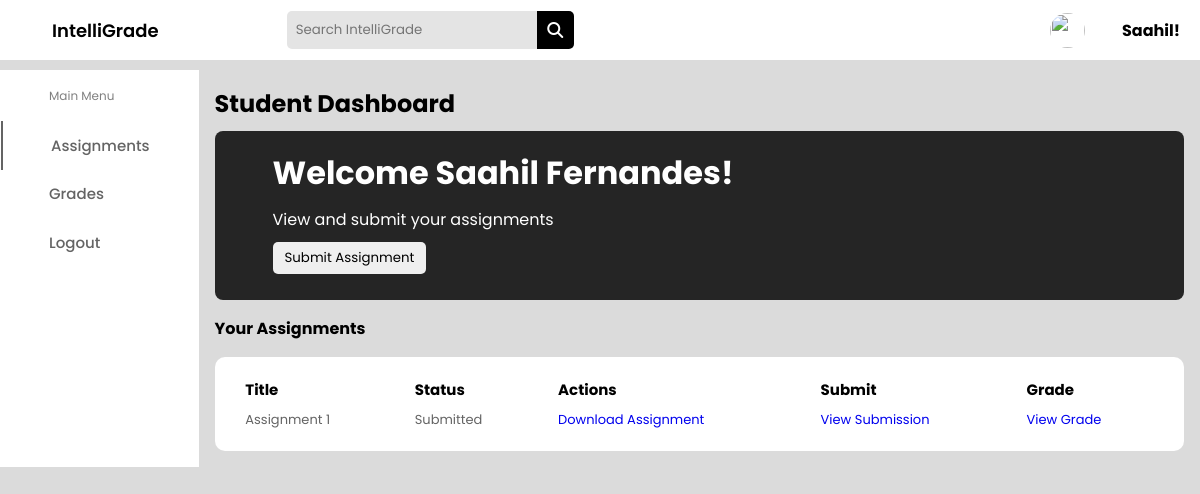
Page /dashboard/ (signed in) on the committed database.
### students/models.py (models this page shows, shortened)
class StudentProfile(models.Model):
    user = models.OneToOneField(User, on_delete=models.CASCADE)
    first_name = models.CharField(max_length=30)
    last_name = models.CharField(max_length=30)
    birth_date = models.DateField()
    phone = models.CharField(max_length=20)
    forget_password_token = models.CharField(max_length=100)
    created_at = models.DateTimeField(auto_now_add=True)
    teacher = models.ForeignKey(TeacherProfile, on_delete=models.CASCADE)

### teachers/models.py (models this page shows, shortened)
class TestAssignment(models.Model):
    assignment_id = models.AutoField(primary_key=True)
    teacher = models.ForeignKey(TeacherProfile, on_delete=models.CASCADE, related_name='assigned_tests')
    title = models.CharField(max_length=100)
    description = models.TextField()
    qfile=models.FileField(upload_to=qfile_path)
    file = models.FileField(upload_to=user_directory_path)
    deadline = models.DateTimeField()

### students/views.py (the view)
# urls.py: path('dashboard/', student_dashboard, name='student_dashboard'),
def student_dashboard(request):
    student = get_object_or_404(StudentProfile, user=request.user)
    assignments = TestAssignment.objects.filter(teacher=student.teacher)
    submissions = StudentSubmission.objects.filter(student=request.user)
    submitted_assignments = []
    not_submitted_assignments = []
    for submission in submissions:
        if submission.submitted:
            submitted_assignments.append(submission.test_assignment.assignment_id)
        else:
            not_submitted_assignments.append(submission.test_assignment.assignment_id)
    assessments_with_grades = {}
    for assignment_id in submitted_assignments:
        assessments = Assessment.objects.filter(teacher_assignment_file_id=assignment_id, grade__gt=0.0)
        if assessments.exists():
            assessments_with_grades[assignment_id] = assessments.first().grade
    context = {
        'student': student,
        'assignments': assignments,
        'submitted_assignments': submitted_assignments,
        'not_submitted_assignments': not_submitted_assignments,
        'assessments_with_grades': assessments_with_grades
    }
    return render(request, 'student_dashboard.html', context)

### students/templates/student_dashboard.html (shortened to what this page needs)
<!DOCTYPE html>
<html lang="en">
<head>
    <link rel="stylesheet" href="https://cdnjs.cloudflare.com/ajax/libs/font-awesome/6.2.0/css/all.min.css" />
</head>
<body>
    <header class="header">
        <div class="logo">
            <a href="#">IntelliGrade</a>
            <div class="search_box">
                <input type="text" placeholder="Search IntelliGrade">
                <i class="fa-sharp fa-solid fa-magnifying-glass"></i>
            </div>
        </div>
        <div class="header-icons">
            <div class="account">
                <img src="./pic/img.jpg" alt="">
                <h4>{% if student %}{{ student.first_name|default:"" }}{% endif %}!</h4>
            </div>
        </div>
    </header>
    <div class="container">
        <nav>
            <div class="side_navbar">
                <span>Main Menu</span>
                <a href="/dashboard" class="active">Assignments</a>
                <a href="/my_gradings">Grades</a>
                <a href="{% url 'student_logout' %}">Logout</a>
            </div>
        </nav>
        <div class="main-body">
            <h2>Student Dashboard</h2>
            <div class="promo_card">
                <h1>Welcome {% if student %}{{ student.first_name|default:"" }} {{ student.last_name|default:"" }}{% endif %}!</h1>
                <span>View and submit your assignments</span>
                <button>Submit Assignment</button>
            </div>
            <div class="history_lists">
                <div class="list1">
                    <div class="row">
                        <h4>Your Assignments</h4>
                    </div>
                    <table>
                        <thead>
                            <tr>
                                <th>Title</th>
                                <th>Status</th>
                                <th>Actions</th>
                                <th>Submit</th>
                                <th>Grade</th>
                            </tr>
                        </thead>
                        <tbody>
                            {% for assignment in assignments %}
                            <tr>
                                <td>{{ assignment.title }}</td>
                                <td>
                                    {% if assignment.assignment_id in submitted_assignments %}
                                        <span>Submitted</span>
                                    {% else %}
                                        <span>Not Submitted</span>
                                    {% endif %}
                                </td>
                                <td><a href="{% url 'assignment_download' assignment.qfile %}" target="_blank">Download Assignment</a></td>
                                <td>
                                    {% if assignment.assignment_id in submitted_assignments %}
                                    <a href="{% url 'view_submission' assignment.assignment_id %}" target="_blank">View Submission</a>
                                {% else %}
                                    <a href="{% url 'submit_assignment' assignment.assignment_id %}">Submit Assignment</a>
                                {% endif %}
                                </td>
                                <td>
                                    {% if assignment.assignment_id in submitted_assignments %}
                                        {% if assignment.assignment_id in assessments_with_grades %}
                                            <a href="#" target="_blank">View Grade {{ assessments_with_grades.assignment_id. }}</a>
                                        {% else %}
                                            N/A
                                        {% endif %}
                                    {% else %}
                                        N/A
                                    {% endif %}
                                </td>
                            </tr>
                            {% endfor %}
                        </tbody>
                    </table>
                </div>
            </div>
        </div>
    </body>
</html>

### students/templates/student_dashboard.html (style rules this page uses)
* { margin: 0; padding: 0; border: none; outline: none; text-decoration: none; box-sizing: border-box; font-family: "Poppins", sans-serif; }
body { background: rgb(219, 219, 219); }
.header { display: flex; align-items: center; justify-content: space-between; height: 60px; padding: 20px; background: #fff; }
.list1 { width: 100%; }
.logo { display: flex; align-items: center; }
.logo a { color: #000; font-size: 18px; font-weight: 600; margin: 2rem 8rem 2rem 2rem; }
.search_box { display: flex; align-items: center; }
.search_box input { padding: 9px; width: 250px; background: rgb(228, 228, 228); border-top-left-radius: 5px; border-bottom-left-radius: 5px; }
.search_box i { padding: 0.66rem; cursor: pointer; color: #fff; background: #000; border-top-right-radius: 5px; border-bottom-right-radius: 5px; }
.header-icons { display: flex; align-items: center; }
.header-icons .account { width: 130px; display: flex; align-items: center; justify-content: space-between; }
.header-icons .account img { width: 35px; height: 35px; cursor: pointer; border-radius: 50%; }
.container { margin-top: 10px; display: flex; justify-content: space-between; }
nav { background: #fff; }
.side_navbar { padding: 1px; display: flex; flex-direction: column; }
.side_navbar span { color: gray; margin: 1rem 3rem; font-size: 12px; }
.side_navbar a { width: 100%; padding: 0.8rem 3rem; font-weight: 500; font-size: 15px; color: rgb(100, 100, 100); }
.side_navbar .active { border-left: 2px solid rgb(100, 100, 100); }
.main-body { width: 100%; padding: 1rem; }
.promo_card { width: 100%; color: #fff; margin-top: 10px; border-radius: 8px; padding: 0.5rem 1rem 1rem 3rem; background: rgb(37, 37, 37); }
.promo_card h1, .promo_card span, button { margin: 10px; }
.promo_card button { display: block; padding: 6px 12px; border-radius: 5px; cursor: pointer; }
.history_lists { display: flex; align-items: center; justify-content: space-between; width: 100%; }
.row { display: flex; justify-content: space-between; align-items: center; margin: 1rem 0; }
table { background: #fff; padding: 1rem; text-align: left; border-radius: 10px; width: 100%; }
table td, th { padding: 0.2rem 0.8rem; }
table th { font-size: 15px; }
table td { font-size: 13px; color: rgb(100, 100, 100); }

### rows in the picture
StudentProfile: first_name "Saahil", last_name "Fernandes"
TestAssignment: title "Assignment 1", shows "Submitted", shows "View Submission"
